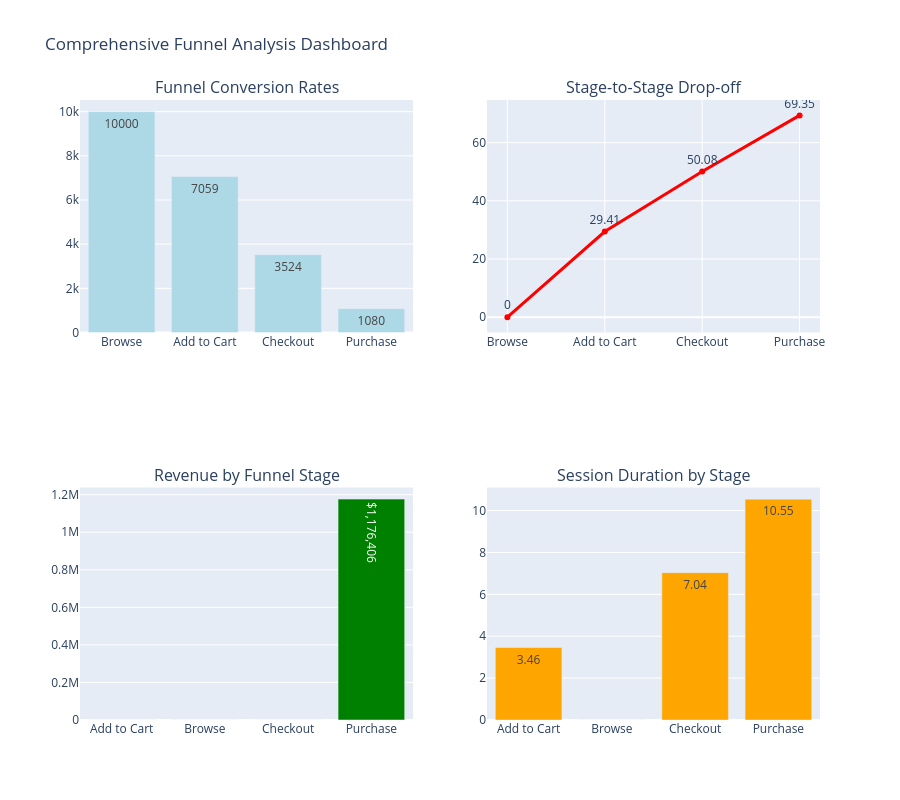

Notebook code for this chart:
### Markdown cell above
## Visualization-Overall Funnel

### Code cell
# Create comprehensive funnel visualization
fig = make_subplots(
    rows=2, cols=2,
    subplot_titles=('Funnel Conversion Rates', 'Stage-to-Stage Drop-off',
                    'Revenue by Funnel Stage', 'Session Duration by Stage'),
    specs=[[{"secondary_y": False}, {"secondary_y": False}],
           [{"secondary_y": False}, {"secondary_y": False}]]
)

# Funnel conversion rates
fig.add_trace(
    go.Bar(x=funnel_df['Stage'], y=funnel_df['Sessions'],
           text=funnel_df['Sessions'], textposition='auto',
           name='Sessions', marker_color='lightblue'),
    row=1, col=1
)

# Drop-off rates
fig.add_trace(
    go.Scatter(x=funnel_df['Stage'], y=funnel_df['Drop_Off_Rate'],
               mode='lines+markers+text', text=funnel_df['Drop_Off_Rate'],
               textposition='top center', name='Drop-off Rate (%)',
               line=dict(color='red', width=3)),
    row=1, col=2, secondary_y=False
)

# Revenue by stage
revenue_by_stage = session_summary.groupby('Max_Funnel_Stage')['Revenue'].sum().reset_index()
fig.add_trace(
    go.Bar(x=revenue_by_stage['Max_Funnel_Stage'], y=revenue_by_stage['Revenue'],
           text=[f'${x:,.0f}' for x in revenue_by_stage['Revenue']],
           textposition='auto', name='Revenue', marker_color='green'),
    row=2, col=1
)

# Session duration by stage
duration_by_stage = session_summary.groupby('Max_Funnel_Stage')['Session_Duration_Min'].mean().reset_index()
fig.add_trace(
    go.Bar(x=duration_by_stage['Max_Funnel_Stage'], y=duration_by_stage['Session_Duration_Min'],
           text=duration_by_stage['Session_Duration_Min'].round(2),
           textposition='auto', name='Avg Session Duration (min)',
           marker_color='orange'),
    row=2, col=2
)

fig.update_layout(height=800, title_text="Comprehensive Funnel Analysis Dashboard", showlegend=False)
fig.show()

### Figure 1 — Plotly figure (JSON) as saved in the notebook; plotly's stock layout.template omitted (floating-point values rounded to 4 significant figures)
{"data": [{"marker": {"color": "lightblue"}, "name": "Sessions", "text": [10000.0, 7059.0, 3524.0, 1080.0], "textposition": "auto", "type": "bar", "x": ["Browse", "Add to Cart", "Checkout", "Purchase"], "xaxis": "x", "y": [10000, 7059, 3524, 1080], "yaxis": "y"}, {"line": {"color": "red", "width": 3}, "mode": "lines+markers+text", "name": "Drop-off Rate (%)", "text": [0.0, 29.41, 50.08, 69.35], "textposition": "top center", "type": "scatter", "x": ["Browse", "Add to Cart", "Checkout", "Purchase"], "xaxis": "x2", "y": [0.0, 29.41, 50.08, 69.35], "yaxis": "y2"}, {"marker": {"color": "green"}, "name": "Revenue", "text": ["$0", "$0", "$0", "$1,176,406"], "textposition": "auto", "type": "bar", "x": ["Add to Cart", "Browse", "Checkout", "Purchase"], "xaxis": "x3", "y": [0.0, 0.0, 0.0, 1176000.0], "yaxis": "y3"}, {"marker": {"color": "orange"}, "name": "Avg Session Duration (min)", "text": [3.46, 0.0, 7.04, 10.55], "textposition": "auto", "type": "bar", "x": ["Add to Cart", "Browse", "Checkout", "Purchase"], "xaxis": "x4", "y": [3.461, 0.0, 7.036, 10.55], "yaxis": "y4"}], "layout": {"annotations": [{"font": {"size": 16}, "showarrow": false, "text": "Funnel Conversion Rates", "x": 0.225, "xanchor": "center", "xref": "paper", "y": 1, "yanchor": "bottom", "yref": "paper"}, {"font": {"size": 16}, "showarrow": false, "text": "Stage-to-Stage Drop-off", "x": 0.775, "xanchor": "center", "xref": "paper", "y": 1, "yanchor": "bottom", "yref": "paper"}, {"font": {"size": 16}, "showarrow": false, "text": "Revenue by Funnel Stage", "x": 0.225, "xanchor": "center", "xref": "paper", "y": 0.375, "yanchor": "bottom", "yref": "paper"}, {"font": {"size": 16}, "showarrow": false, "text": "Session Duration by Stage", "x": 0.775, "xanchor": "center", "xref": "paper", "y": 0.375, "yanchor": "bottom", "yref": "paper"}], "height": 800, "showlegend": false, "title": {"text": "Comprehensive Funnel Analysis Dashboard"}, "xaxis": {"anchor": "y", "domain": [0, 0.45]}, "xaxis2": {"anchor": "y2", "domain": [0.55, 1]}, "xaxis3": {"anchor": "y3", "domain": [0, 0.45]}, "xaxis4": {"anchor": "y4", "domain": [0.55, 1]}, "yaxis": {"anchor": "x", "domain": [0.625, 1]}, "yaxis2": {"anchor": "x2", "domain": [0.625, 1]}, "yaxis3": {"anchor": "x3", "domain": [0, 0.375]}, "yaxis4": {"anchor": "x4", "domain": [0, 0.375]}}}
